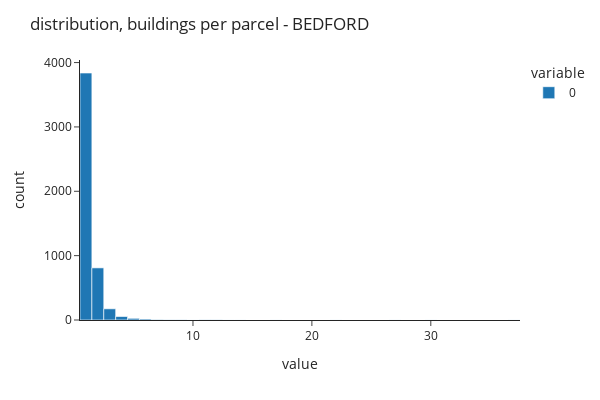

The notebook cell saved with this chart:
### Markdown cell above
### qc / stats

### Code cell
# parcels with at least one value
matched_parcels = [x for x in building_parcel_match['parcel_idx'].unique() if x is not None]

unmatched_parcels = [x for x in parcels_proj.index if x not in matched_parcels]

buildings_per_parcel = building_parcel_match['parcel_idx'].value_counts()
more_than_one_building = buildings_per_parcel.loc[buildings_per_parcel > 1]
outlier_buildings = buildings_per_parcel.loc[buildings_per_parcel > 5]

print(f'{len(matched_parcels)} matched parcels')
print(f'{len(unmatched_parcels)} unmatched parcels')
print(f'{len(more_than_one_building)} of {len(buildings_per_parcel)} parcels have more than one building')

print(f'{len(outlier_buildings)} of {len(buildings_per_parcel)} parcels > 5 buildings.')
print('highest 5:')
print(outlier_buildings.head())
print('lowest 5:')
print(outlier_buildings.tail())

fig = px.histogram(buildings_per_parcel.values)

fig.update_layout(
    title='distribution, buildings per parcel - BEDFORD',
    width=600,height=400
)

fig.show()

### Figure 1 — Plotly figure (JSON) as saved in the notebook; plotly's stock layout.template omitted (floating-point values rounded to 4 significant figures; data arrays with more than 128 entries replaced by an {"elided": "..."} marker saying what was removed)
{"data": [{"bingroup": "x", "hovertemplate": "variable=0<br>value=%{x}<br>count=%{y}<extra></extra>", "legendgroup": "0", "marker": {"color": "#1F77B4", "pattern": {"shape": ""}}, "name": "0", "orientation": "v", "showlegend": true, "type": "histogram", "x": {"elided": "4943 int values"}, "xaxis": "x", "yaxis": "y"}], "layout": {"barmode": "relative", "height": 400, "legend": {"title": {"text": "variable"}, "tracegroupgap": 0}, "margin": {"t": 60}, "title": {"text": "distribution, buildings per parcel - BEDFORD"}, "width": 600, "xaxis": {"anchor": "y", "domain": [0, 1], "title": {"text": "value"}}, "yaxis": {"anchor": "x", "domain": [0, 1], "title": {"text": "count"}}}}
